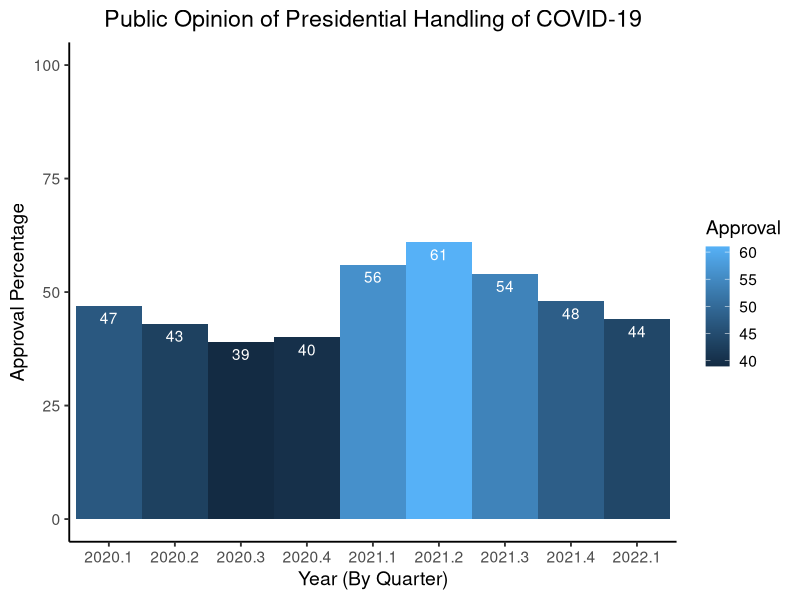
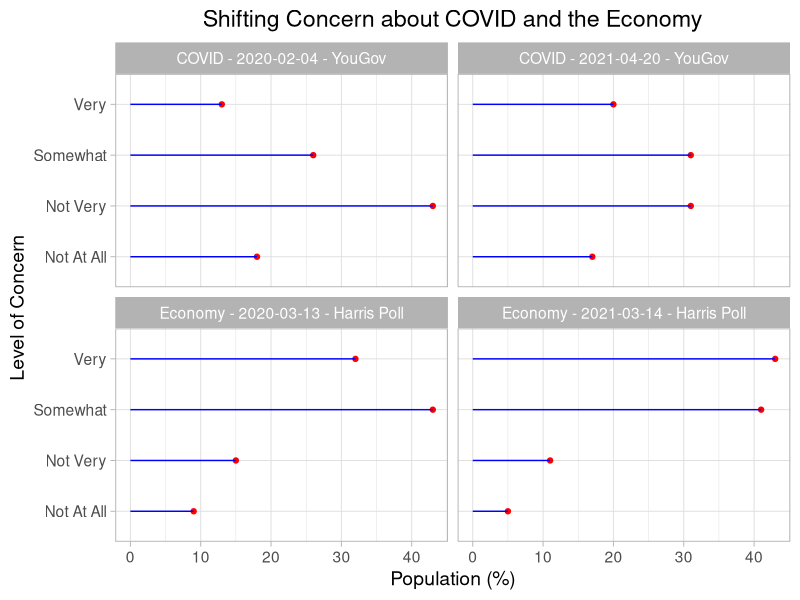
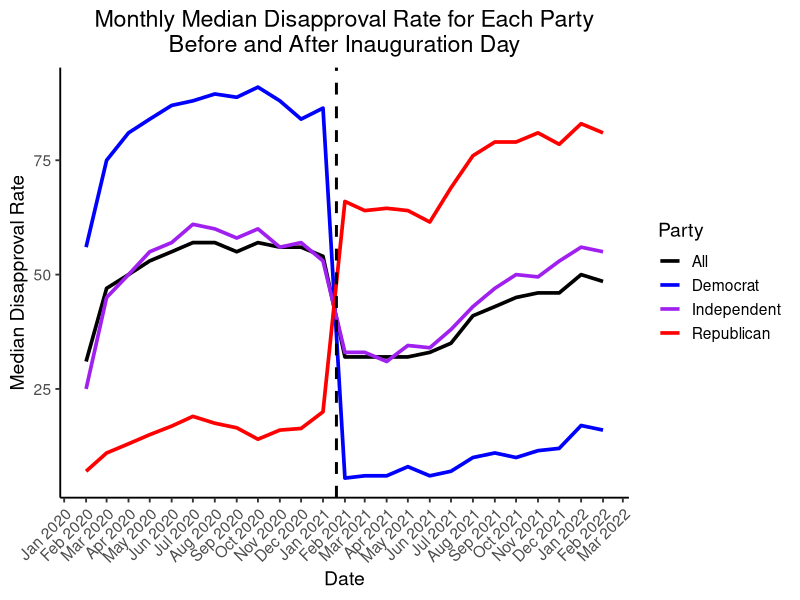

The R script that drew these images, in order:
#---Problem Set 2 - Solution
#-Feb 2022

library(ggplot2)
library(dplyr)
library(readr)
library(lubridate)
library(tidyr)

ap_df <- read_csv('covid_approval_polls.csv')
con_df <- read_csv('covid_concern_polls.csv')


#---Q1

plot_1_df <- ap_df %>%
  mutate(year = paste0(year(end_date), '.', quarter(end_date))) %>%
  filter(party == 'all') %>%
  group_by(year) %>%
  summarize(ap_per = mean(approve)) %>%
  arrange(year) %>%
  mutate(ap_per = round(ap_per, 0))


ggplot(plot_1_df, aes(x = year, y = ap_per, fill = ap_per)) + geom_bar(stat = 'identity', width = 1) + theme_classic(base_size = 14) + ylim(c(0, 100)) +
  geom_text(aes(label = ap_per), color = 'white', vjust = 1.5) +
  xlab('Year (By Quarter)') + ylab('Approval Percentage') + scale_fill_continuous(name = "Approval") + ggtitle('Public Opinion of Presidential Handling of COVID-19') +
  theme(plot.title = element_text(hjust = 0.5)) 


    
#---Q2
plot_2_df <- con_df %>%
  filter(pollster %in% c('YouGov', 'Harris Poll'), as.character(end_date) %in% c('2020-02-04', '2020-03-13', '2021-04-20', '2021-03-14')) %>%
  mutate(issue_clean = ifelse(subject == 'concern-economy', 'Economy', 'COVID')) %>%
  mutate(label = paste0(issue_clean, ' - ', end_date, ' - ', pollster)) %>%
  select(label, very, somewhat, not_very, not_at_all) %>%
  rename('Very' = 'very', 'Somewhat' = 'somewhat', 'Not Very' = 'not_very', 'Not At All' = 'not_at_all') %>%
  pivot_longer(cols = c('Very', 'Somewhat','Not Very','Not At All')) %>%
  mutate(name = factor(name))
  


ggplot(plot_2_df, aes(x = name, y = value)) + theme_light(base_size = 14) + geom_point(color = 'red') + 
  geom_segment(aes(x = name, xend = name, y = 0, yend = value), color = 'blue') + facet_wrap(~label) + coord_flip() +
  ylab('Population (%)') + xlab('Level of Concern') + ggtitle('Shifting Concern about COVID and the Economy') +
  theme(plot.title = element_text(hjust = 0.5)) 


#---Q3
table(ap_df$party)

plot_3_df <- ap_df %>%
  mutate(month_floor = floor_date(end_date, 'month')) %>%
  group_by(month_floor, party) %>%
  summarize(med = median(disapprove, na.rm = TRUE)) %>%
  mutate(party = recode(party, 'D' = 'Democrat', 'R' = 'Republican', 'I' = 'Independent', 'all' = 'All'))


ggplot(plot_3_df) + geom_line(aes(x = month_floor, y = med, color = party, group = party), size = 1.25) + theme_classic(base_size = 14) +
  scale_color_manual(values = c('black','blue','purple','red'), name = "Party") + theme(axis.text.x = element_text(angle = 45, vjust = 1, hjust=1)) +
  scale_x_date(date_labels = '%b %Y', date_breaks = '1 month') + geom_vline(xintercept = as.Date('2021-01-20'), size = 1, linetype = 'dashed') +
  xlab('Date') + ylab('Median Disapproval Rate') + ggtitle('Monthly Median Disapproval Rate for Each Party\nBefore and After Inauguration Day') +
  theme(plot.title = element_text(hjust = 0.5)) 








